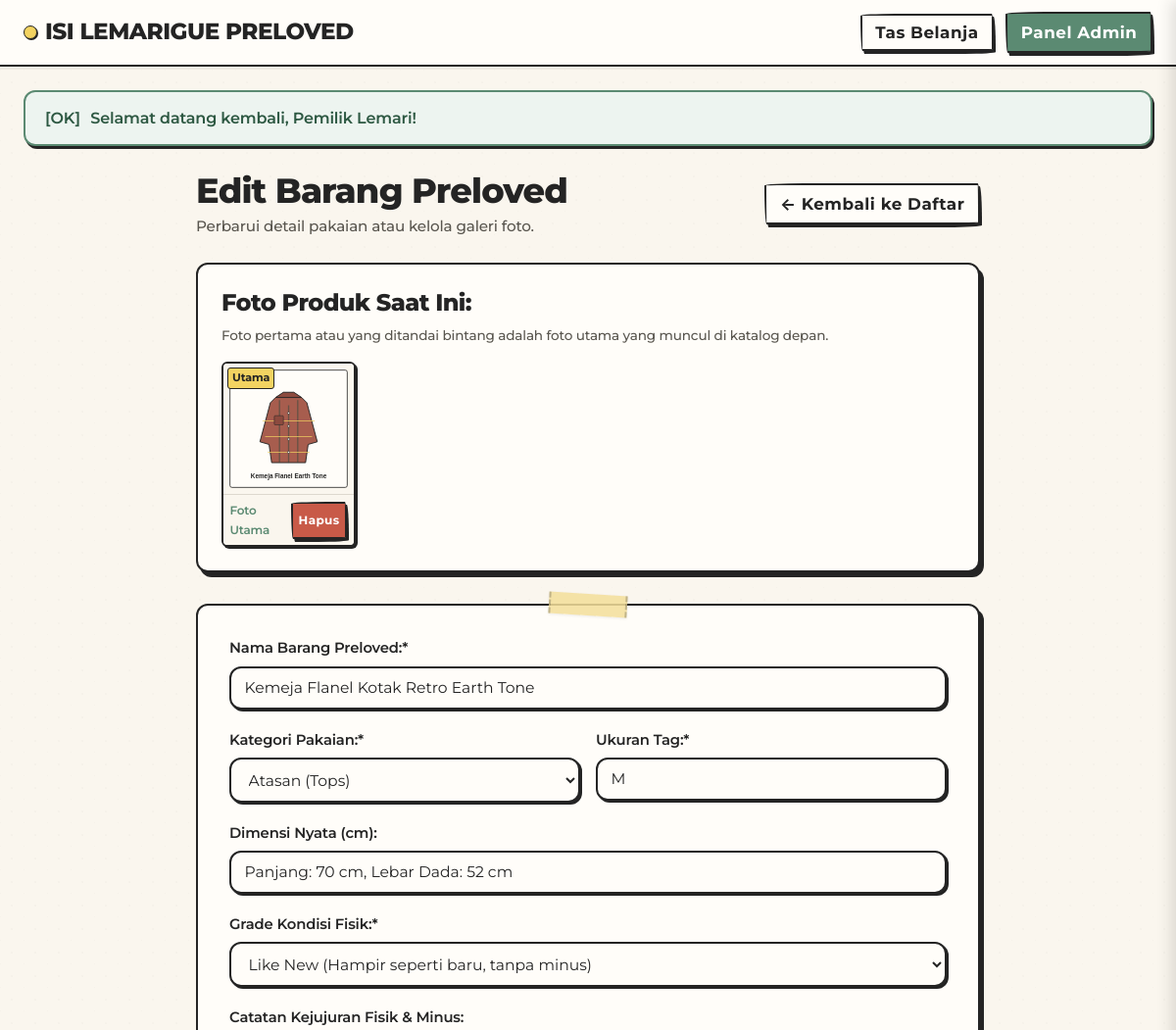
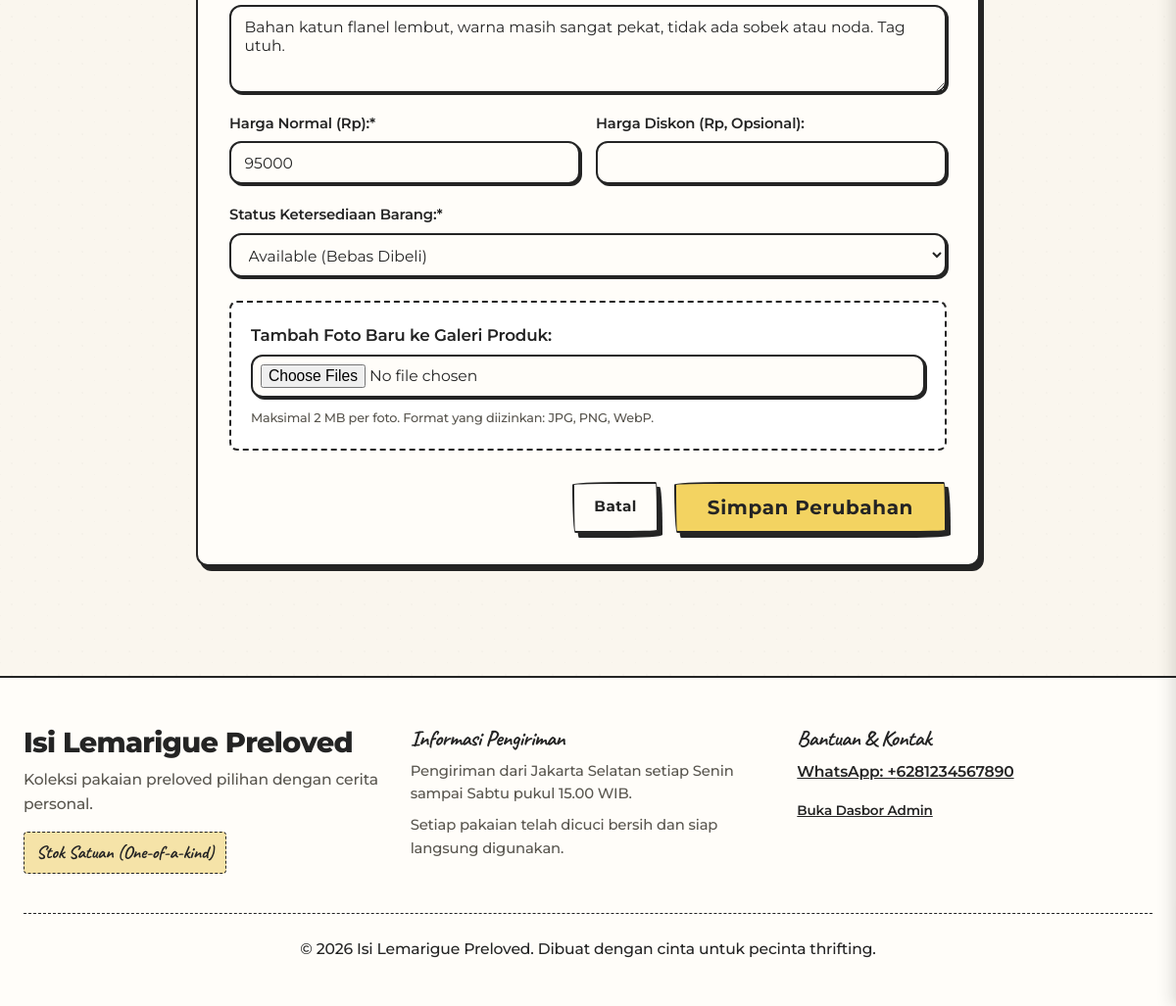
Page /admin/products/edit/2 (signed in) on the committed database (2 pictures, top to bottom).
### tables this page shows
CREATE TABLE `settings` (
  `setting_key` VARCHAR(50) PRIMARY KEY,
  `setting_value` TEXT NOT NULL,
  `updated_at` TIMESTAMP DEFAULT CURRENT_TIMESTAMP ON UPDATE CURRENT_TIMESTAMP
);

CREATE TABLE `product_images` (
  `id` INT AUTO_INCREMENT PRIMARY KEY,
  `product_id` INT NOT NULL,
  `image_path` VARCHAR(255) NOT NULL,
  `is_primary` TINYINT(1) DEFAULT 0,
  `sort_order` INT DEFAULT 0,
  `created_at` TIMESTAMP DEFAULT CURRENT_TIMESTAMP,
  FOREIGN KEY (`product_id`) REFERENCES `products`(`id`) ON DELETE CASCADE
);

CREATE TABLE `products` (
  `id` INT AUTO_INCREMENT PRIMARY KEY,
  `name` VARCHAR(200) NOT NULL,
  `slug` VARCHAR(220) NOT NULL UNIQUE,
  `category` ENUM('tops', 'bottoms', 'outerwear', 'accessories', 'others') NOT NULL DEFAULT 'tops',
  `size` VARCHAR(30) NOT NULL,
  `dimensions` VARCHAR(100) NULL COMMENT 'Contoh: P: 68cm, L: 52cm',
  `condition_grade` ENUM('like_new', 'good', 'fair') NOT NULL DEFAULT 'good',
  `condition_notes` TEXT NULL COMMENT 'Catatan minus, noda, atau kondisi pemakaian',
  `price` DECIMAL(12, 2) NOT NULL,
  `discount_price` DECIMAL(12, 2) NULL,
  `status` ENUM('available', 'booked', 'sold') NOT NULL DEFAULT 'available',
  `hold_expires_at` DATETIME NULL COMMENT 'Batas waktu booking pesanan (60 menit)',
  `created_at` TIMESTAMP DEFAULT CURRENT_TIMESTAMP,
  `updated_at` TIMESTAMP DEFAULT CURRENT_TIMESTAMP ON UPDATE CURRENT_TIMESTAMP,
  INDEX `idx_status` (`status`),
  INDEX `idx_category` (`category`)
);

### views/admin/products/edit.php (the view, shortened to what the rows shown need)
<?php
require_once __DIR__ . '/../../layouts/header.php';
?>
<div style="max-width: 800px; margin: 0 auto; padding-bottom: 2rem;">
    <div style="display: flex; justify-content: space-between; align-items: center; margin-bottom: 1.5rem;">
        <div>
            <h1 style="font-size: 2.2rem; margin-bottom: 0.15rem;">Edit Barang Preloved</h1>
            <p style="color: var(--color-ink-muted); margin: 0; font-size: 0.95rem;">
                Perbarui detail pakaian atau kelola galeri foto.
            </p>
        </div>
        <a href="<?= url('admin/products') ?>" class="btn-sketch btn-sketch-sm">&larr; Kembali ke Daftar</a>
    </div>
    <div class="scrapbook-card" style="background-color: var(--color-paper-light); margin-bottom: 2rem; padding: 1.5rem;">
        <h3 style="font-size: 1.5rem; margin-bottom: 0.5rem;">Foto Produk Saat Ini:</h3>
        <p style="font-size: 0.85rem; color: var(--color-ink-muted); margin-bottom: 1rem;">
            Foto pertama atau yang ditandai bintang adalah foto utama yang muncul di katalog depan.
        </p>
        <?php if (empty($product['images'])): ?>
            <p style="font-style: italic; color: var(--color-ink-muted);">Belum ada foto yang diunggah untuk pakaian ini.</p>
        <?php else: ?>
            <div style="display: grid; grid-template-columns: repeat(auto-fill, minmax(130px, 1fr)); gap: 1rem;">
                <?php foreach ($product['images'] as $img): ?>
                    <?php $imgUrl = asset($img['image_path']); ?>
                    <div style="border: var(--border-ink); border-radius: 6px; overflow: hidden; background-color: #FFFFFF; box-shadow: 2px 2px 0 var(--color-ink); display: flex; flex-direction: column;">
                        <div style="width: 100%; aspect-ratio: 1/1; position: relative;">
                            <img src="<?= $imgUrl ?>" alt="" style="width: 100%; height: 100%; object-fit: cover;">
                            <?php if ($img['is_primary']): ?>
                                <span style="position: absolute; top: 4px; left: 4px; background-color: var(--color-highlighter); border: 1px solid var(--color-ink); border-radius: 3px; font-size: 0.7rem; font-weight: bold; padding: 1px 4px;">
                                    Utama
                                </span>
                            <?php endif; ?>
                        </div>
                        <div style="padding: 0.4rem; display: flex; justify-content: space-between; align-items: center; border-top: 1px solid #DDD8CE; background-color: var(--color-paper);">
                            <?php if (!$img['is_primary']): ?>
                                <form method="POST" action="<?= url('admin/products/' . $product['id'] . '/image/' . $img['id'] . '/primary') ?>">
                                    <button type="submit" class="btn-sketch btn-sketch-sm" style="font-size: 0.75rem; padding: 2px 6px;" title="Jadikan Foto Utama">
                                        Set Utama
                                    </button>
                                </form>
                            <?php else: ?>
                                <span style="font-size: 0.75rem; font-weight: 600; color: var(--color-sage);">Foto Utama</span>
                            <?php endif; ?>
                            <form method="POST" action="<?= url('admin/products/' . $product['id'] . '/image/' . $img['id'] . '/delete') ?>" onsubmit="return confirm('Hapus foto ini?');">
                                <button type="submit" class="btn-sketch btn-sketch-sm btn-sketch-terracotta" style="font-size: 0.75rem; padding: 2px 6px;" title="Hapus Foto">
                                    Hapus
                                </button>
                            </form>
                        </div>
                    </div>
                <?php endforeach; ?>
            </div>
        <?php endif; ?>
    </div>
    <div class="scrapbook-card washi-tape washi-tape-angle-right" style="background-color: var(--color-paper-light); padding: 2rem;">
        <form method="POST" action="<?= url('admin/products/edit/' . $product['id']) ?>" enctype="multipart/form-data">
            <div class="form-group">
                <label for="productName" class="form-label">Nama Barang Preloved:*</label>
                <input type="text" id="productName" name="name" required value="<?= e($product['name']) ?>" class="input-sketch">
            </div>
            <div style="display: grid; grid-template-columns: 1fr 1fr; gap: 1rem;">
                <div class="form-group">
                    <label for="productCategory" class="form-label">Kategori Pakaian:*</label>
                    <select id="productCategory" name="category" required class="input-sketch" style="cursor: pointer;">
                        <option value="tops" <?= ($product['category'] === 'tops') ? 'selected' : '' ?>>Atasan (Tops)</option>
                    </select>
                </div>
                <div class="form-group">
                    <label for="productSize" class="form-label">Ukuran Tag:*</label>
                    <input type="text" id="productSize" name="size" required value="<?= e($product['size']) ?>" class="input-sketch">
                </div>
            </div>
            <div class="form-group">
                <label for="productDimensions" class="form-label">Dimensi Nyata (cm):</label>
                <input type="text" id="productDimensions" name="dimensions" value="<?= e($product['dimensions']) ?>" placeholder="Contoh: Panjang: 68 cm, Lebar Dada: 54 cm" class="input-sketch">
            </div>
            <div class="form-group">
                <label for="conditionGrade" class="form-label">Grade Kondisi Fisik:*</label>
                <select id="conditionGrade" name="condition_grade" required class="input-sketch" style="cursor: pointer;">
                    <option value="like_new" <?= ($product['condition_grade'] === 'like_new') ? 'selected' : '' ?>>Like New (Hampir seperti baru, tanpa minus)</option>
                </select>
            </div>
            <div class="form-group">
                <label for="conditionNotes" class="form-label">Catatan Kejujuran Fisik & Minus:</label>
                <textarea id="conditionNotes" name="condition_notes" class="input-sketch"><?= e($product['condition_notes']) ?></textarea>
            </div>
            <div style="display: grid; grid-template-columns: 1fr 1fr; gap: 1rem;">
                <div class="form-group">
                    <label for="productPrice" class="form-label">Harga Normal (Rp):*</label>
                    <input type="number" id="productPrice" name="price" required min="1000" step="1000" value="<?= (int)$product['price'] ?>" class="input-sketch">
                </div>
                <div class="form-group">
                    <label for="productDiscountPrice" class="form-label">Harga Diskon (Rp, Opsional):</label>
                    <input type="number" id="productDiscountPrice" name="discount_price" min="0" step="1000" value="<?= $product['discount_price'] ? (int)$product['discount_price'] : '' ?>" class="input-sketch">
                </div>
            </div>
            <div class="form-group">
                <label for="productStatus" class="form-label">Status Ketersediaan Barang:*</label>
                <select id="productStatus" name="status" class="input-sketch" style="cursor: pointer;">
                    <option value="available" <?= ($product['status'] === 'available') ? 'selected' : '' ?>>Available (Bebas Dibeli)</option>
                </select>
            </div>
            <div class="form-group" style="margin-top: 1.5rem; padding: 1.25rem; border: 2px dashed var(--color-ink); border-radius: 8px; background-color: #FFFFFF;">
                <label for="productAddImages" class="form-label" style="font-size: 1.05rem;">
                    Tambah Foto Baru ke Galeri Produk:
                </label>
                <input type="file" id="productAddImages" name="images[]" multiple accept=".jpg,.jpeg,.png,.webp" class="input-sketch" style="padding: 0.5rem;">
                <small style="color: var(--color-ink-muted); font-size: 0.8rem; display: block; margin-top: 0.35rem;">
                    Maksimal 2 MB per foto. Format yang diizinkan: JPG, PNG, WebP.
                </small>
            </div>
            <div style="margin-top: 2rem; display: flex; justify-content: flex-end; gap: 1rem;">
                <a href="<?= url('admin/products') ?>" class="btn-sketch">Batal</a>
                <button type="submit" class="btn-sketch btn-sketch-primary" style="font-size: 1.25rem; padding: 0.75rem 2rem;">
                    Simpan Perubahan
                </button>
            </div>
        </form>
    </div>
</div>
<?php require_once __DIR__ . '/../../layouts/footer.php'; ?>

### views/layouts/header.php (shortened to what the rows shown need)
<?php
require_once __DIR__ . '/../../config/constants.php';
require_once __DIR__ . '/../../models/Setting.php';
$settingModel = new Setting();
$storeName = $settingModel->get('store_name', 'Isi Lemarigue Preloved');
?>
<!DOCTYPE html>
<html lang="id">
<head>
    <link rel="stylesheet" href="<?= asset('assets/css/main.css') ?>">
    <link rel="stylesheet" href="<?= asset('assets/css/hand-drawn.css') ?>">
</head>
<body>
<header class="notebook-header" role="banner">
    <div class="container">
        <nav class="notebook-nav" aria-label="Navigasi Utama">
            <a href="<?= url('') ?>" class="logo-brand">
                <span class="logo-pin" aria-hidden="true"></span>
                <span><?= e($storeName) ?></span>
            </a>
            <div class="flex items-center gap-3">
                <button type="button" class="btn-sketch btn-sketch-sm js-open-cart" id="headerCartBtn" aria-label="Buka Tas Belanja">
                    <span>Tas Belanja</span>
                </button>
                <?php if (!empty($_SESSION['admin_logged_in'])): ?>
                    <a href="<?= url('admin') ?>" class="btn-sketch btn-sketch-sm btn-sketch-sage">Panel Admin</a>
                <?php endif; ?>
            </div>
        </nav>
    </div>
</header>
<main class="main-content" id="mainContent">
    <div class="container">
        <?php if ($flashSuccess = get_flash('success')): ?>
            <div class="alert-sketch alert-sketch-success" role="alert">
                <span>[OK]</span>
                <span><?= e($flashSuccess) ?></span>
            </div>
        <?php endif; ?>

### views/layouts/footer.php (shortened to what the rows shown need)
<?php
require_once __DIR__ . '/../../models/Setting.php';
$settingModel = new Setting();
$storeName = $settingModel->get('store_name', 'Isi Lemarigue Preloved');
$storeTagline = $settingModel->get('store_tagline', 'Koleksi pakaian preloved pilihan dengan cerita personal.');
$whatsappNumber = $settingModel->get('whatsapp_number', '6281234567890');
$shippingNote = $settingModel->get('shipping_note', 'Pengiriman dari Tangerang.');
?>
    </div>
</main>
<footer style="background-color: var(--color-paper-light); border-top: var(--border-ink); padding: 3rem 0 2rem 0; margin-top: auto; position: relative;">
    <div class="container">
        <div style="display: grid; grid-template-columns: repeat(auto-fit, minmax(260px, 1fr)); gap: 2rem; margin-bottom: 2.5rem;">
            <div>
                <h3 style="font-size: 1.8rem; margin-bottom: 0.5rem;"><?= e($storeName) ?></h3>
                <p style="color: var(--color-ink-muted); margin-bottom: 1rem;"><?= e($storeTagline) ?></p>
                <div style="display: inline-block; padding: 0.35rem 0.75rem; background-color: var(--color-washi); border: 1.5px dashed var(--color-ink); border-radius: 4px; font-family: var(--font-hand); font-size: 1.15rem; font-weight: bold;">
                    Stok Satuan (One-of-a-kind)
                </div>
            </div>
            <div>
                <h4 style="font-family: var(--font-hand); font-size: 1.4rem; margin-bottom: 0.5rem;">Informasi Pengiriman</h4>
                <p style="color: var(--color-ink-muted); font-size: 0.925rem; margin-bottom: 0.5rem;"><?= e($shippingNote) ?></p>
                <p style="color: var(--color-ink-muted); font-size: 0.925rem;">Setiap pakaian telah dicuci bersih dan siap langsung digunakan.</p>
            </div>
            <div>
                <h4 style="font-family: var(--font-hand); font-size: 1.4rem; margin-bottom: 0.5rem;">Bantuan & Kontak</h4>
                <p style="margin-bottom: 0.5rem;">
                    <a href="https://wa.me/<?= preg_replace('/[^0-9]/', '', $whatsappNumber) ?>" target="_blank" rel="noopener" style="text-decoration: underline; font-weight: 600;">
                        WhatsApp: +<?= e($whatsappNumber) ?>
                    </a>
                </p>
                <p style="font-size: 0.85rem; margin-top: 1rem;">
                    <?php if (empty($_SESSION['admin_logged_in'])): ?>
                        <a href="<?= url('admin/login') ?>" style="color: var(--color-ink-light); text-decoration: underline;">Masuk Sebagai Pengelola Toko</a>
                    <?php else: ?>
                        <a href="<?= url('admin') ?>" style="font-weight: 600; text-decoration: underline;">Buka Dasbor Admin</a>
                    <?php endif; ?>
                </p>
            </div>
        </div>
        <div style="border-top: 1.5px dashed var(--color-ink); padding-top: 1.5rem; text-align: center; font-size: 0.85rem; color: var(--color-ink-muted);">
            <p>&copy; <?= date('Y') ?> <?= e($storeName) ?>. Dibuat dengan cinta untuk pecinta thrifting.</p>
        </div>
    </div>
</footer>
</body>
</html>

### rows in the picture
settings: setting_value "ISI LEMARIGUE PRELOVED"
product_images: image_path (picture), is_primary "Utama"
products: name "Kemeja Flanel Kotak Retro Earth Tone", category "Atasan (Tops)", size "M", dimensions "Panjang: 70 cm, Lebar Dada: 52 cm", condition_grade "Like New (Hampir seperti baru, tanpa minus)", condition_notes "Bahan katun flanel lembut, warna masih sangat pekat, tidak ada sobek atau noda. Tag utuh.", price "95000", status "Available (Bebas Dibeli)"
settings: setting_value "Pengiriman dari Jakarta Selatan setiap Senin sampai Sabtu pukul 15.00 WIB."
settings: setting_value "6281234567890"

### other values in the picture
$flashSuccess "Selamat datang kembali, Pemilik Lemari!"
$storeName "Isi Lemarigue Preloved"
$storeTagline "Koleksi pakaian preloved pilihan dengan cerita personal."
